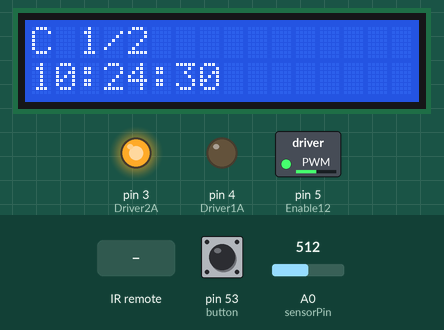
Simulated run of this sketch. Board: Arduino Mega 2560, built with avr-gcc and run on an emulated ATmega2560. Shown: 16×2 character LCD, switched loads named in the sketch (green lamp = pin HIGH), output pins drawn as LEDs (lit = HIGH). Inputs (shaded band) come from the test bench; at power-on: pin 53 (button) HIGH, A0 (sensorPin) = 512. The local clock reads 2024-03-15 10:24:30 at power-on unless the sketch sets it; what the sketch prints to the serial monitor is not drawn.

Above: at 1.2 s.
1.3 s: pin 53 (button) pulled LOW for 0.15 s
At 3.0 s:
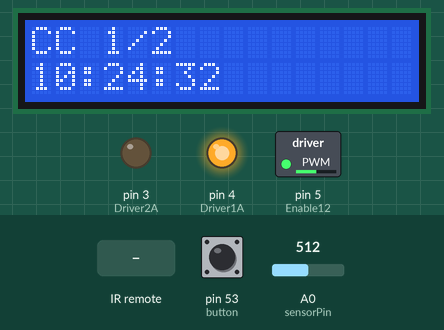
4.4 s: infrared code 0xFF02FD received
At 7.3 s:
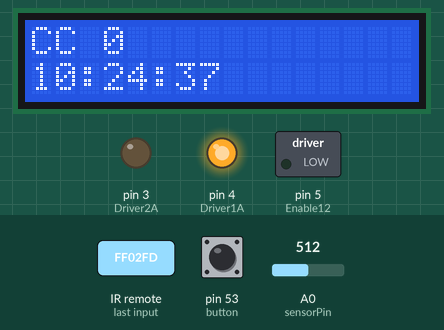
7.4 s: pin 53 (button) pulled LOW for 1 s
At 10.0 s:
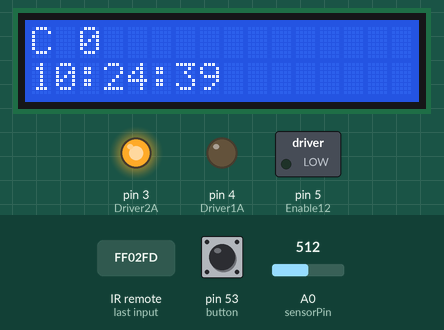
11.4 s: infrared code 0xFFC23D received
At 12.8 s:
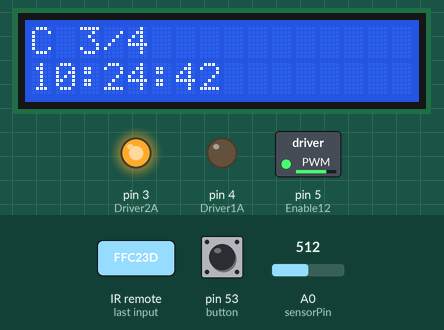
14.4 s: infrared code 0xFFC23D received
At 17.1 s:
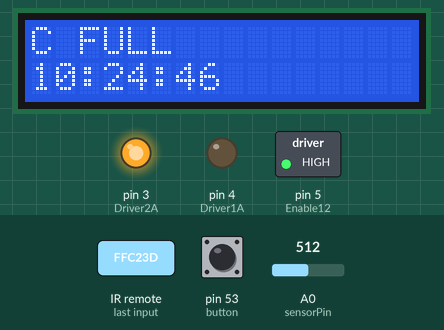
17.4 s: pin 53 (button) pulled LOW for 3.2 s
At 22.4 s:
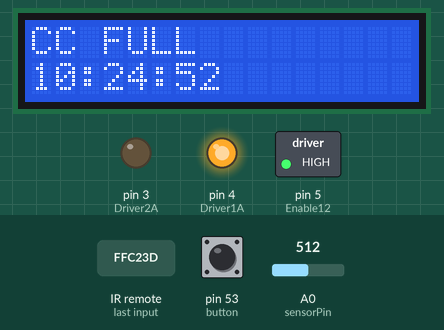
Timing chart, 0 to 23.9 s (numbered marks = the images above; inputs shaded):
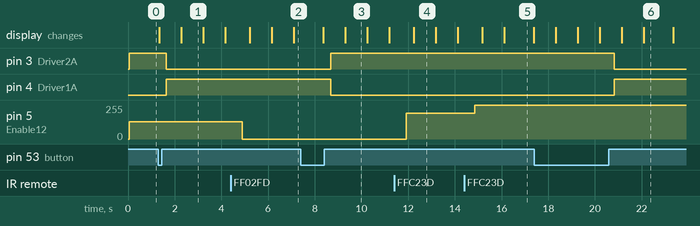

The sketch:

EECE_5520_Lab3.ino
```cpp
// EECEE 5250 Lab 3
// Patrick Holman
// 11/10/2024

#include <Wire.h>
#include <DS3231.h>
#include <LiquidCrystal.h>
#include "IRremote.h"
#include "arduinoFFT.h"

DS3231 clock;
RTCDateTime dt;

const int Enable12 = 5;  // PWM pin to L293D's EN12 (pin 1)
const int Driver1A = 4;  // To L293D's 1A (pin 2)
const int Driver2A = 3;  // To L293D's 2A (pin 7)
bool D1A = 0; // Initalize direction to clockwise
bool D2A = 1; // Initalize direction to clockwise
int speed_settings[4] = {0, 128, 192, 255};
int speed_index = 1;
int speed = speed_settings[speed_index]; // Initialize fan to full speed
int old_speed = speed_settings[speed_index]; // Use to store old speed for Play/Pause with remote
const int button = 53;
boolean lastButton = HIGH; // Initliaze as HIGH (unpressed)
boolean currentButton = HIGH; // Initliaze as HIGH (unpressed)
char DirectionDisplay[3] = "C"; // Use to display rotation direction
char SpeedDisplay[5]= ""; // Use to store speed for display

LiquidCrystal lcd(7, 8, 9, 10, 11, 12);
bool display = 1; // Initialize display flag to 1

const int sensorPin = A0;  // Sound sensor input
const int sampleRate = 1000; // Sample rate in Hz
const int samples = 128;    // Number of samples for FFT (must be a power of 2, 128, 256, 512, etc.)
ArduinoFFT< double > FFT = ArduinoFFT< double >();  // Create a FFT object
double vReal[samples];      // Real part
double vImag[samples];      // Imaginary part

const int receiver = 2;
IRrecv irrecv(receiver);     // create instance of 'irrecv'
decode_results results;      // create instance of 'decode_results'
bool setTimeFlag = 0;
int setTimeTemp[6] = {0, 0, 0, 0, 0, 0};
int setTime[3] = {0, 0, 0};
int setTimeIndex = 0;

void setup(){
  //---set pin direction
  pinMode(Enable12,OUTPUT);
  pinMode(Driver1A,OUTPUT);
  pinMode(Driver2A,OUTPUT);
  pinMode(button, INPUT_PULLUP);  //Set as input and use internal pullup
  Serial.begin(9600);

  Serial.println("Initialize RTC module");
  clock.begin();
  // clock.setDateTime(__DATE__, __TIME__);  Not retrieving date&time so that the time during compile isn't programmed on reset

  lcd.begin(16, 2);

  cli(); //Clear interrupt flag bit (disable interrupts)
  // 1hz interrupt for setting LCD display
  TCCR1A = 0; // clear TCCR1A
  TCCR1B = 0; // clear TCCR1B
  TCNT1  = 0; // Clear the 16 bit timer/counter (TCNT1H and TCNT1L)
  OCR1A = 15624; // set 16 bit output compare register to 1 second -> (16MHz / 1024prescalar) * 1second - 1 = 15624 bits
  TCCR1B |= (1 << WGM12); // Set bit 2 of WGM13:0 for CTC mode (Clear Timer on Compare Match)
  TCCR1B |= (1 << CS12) | (1 << CS10); // Set CS12 and CS10 for 1024 prescaler
  TIMSK1 |= (1 << OCIE1A); // Enable output compare A match interrupt
  sei();//Set interrupt flag bit (re-enable interrupts)

  irrecv.enableIRIn();
}

// 1Hz Interrupt Routine
ISR(TIMER1_COMPA_vect){
  display = 1; // Set display flag
}

// Motor Control Function
void motorCTRL(byte speed, bool D1A, bool D2A){
	analogWrite(Enable12,speed);  // PWM
	digitalWrite(Driver1A,D1A);   // Boolean
	digitalWrite(Driver2A,D2A);   // Boolean
}

//Debouncing function
boolean debounce(boolean last){
  boolean current = digitalRead(button); // Read current state of button
  if(last != current){ // Check if
    delay(5); // Delay for 5ms
    current = digitalRead(button); // Read current state of button again
  }
  return current; // Return current button state
}

void translateIR() {

  switch(results.value){

    case 0xFFE21D: // FUNC/STOP
      setTimeIndex = 0; // Reset TimeIndex counter
      setTimeFlag = 1; // Set flag to allow for setting time with remote control input
      Serial.println("Set time flag is set");
    break;

    case 0xFF02FD: // PLAY/PAUSE
      if (speed == 0){
        speed = old_speed;
      }
      else {
        old_speed = speed;
        speed = speed_settings[0];
      }
    break;

    case 0xFFC23D: // FAST FORWARD
      if (speed_index < 3){
        speed_index++;
        speed = speed_settings[speed_index];
      }
    break;

    case 0xFF22DD: // FAST BACK
      if (speed_index > 0){
        speed_index--;
        speed = speed_settings[speed_index];
      }
    break;

    case 0xFF6897:
      if (setTimeFlag){
        if (setTimeIndex < 6){
          setTimeTemp[setTimeIndex] = 0;
          setTimeIndex++;
        }
      }
    break;

    case 0xFF30CF:
      if (setTimeFlag){
        if (setTimeIndex < 6){
          setTimeTemp[setTimeIndex] = 1;
          setTimeIndex++;
        }
      }
    break;
    case 0xFF18E7:
      if (setTimeFlag){
        if (setTimeIndex < 6){
          setTimeTemp[setTimeIndex] = 2;
          setTimeIndex++;
        }
      }
    break;
    case 0xFF7A85:
      if (setTimeFlag){
        if (setTimeIndex < 6){
          setTimeTemp[setTimeIndex] = 3;
          setTimeIndex++;
        }
      }
    break;
    case 0xFF10EF:
      if (setTimeFlag){
        if (setTimeIndex < 6){
          setTimeTemp[setTimeIndex] = 4;
          setTimeIndex++;
        }
      }
    break;
    case 0xFF38C7:
      if (setTimeFlag){
        if (setTimeIndex < 6){
          setTimeTemp[setTimeIndex] = 5;
          setTimeIndex++;
        }
      }
    break;
    case 0xFF5AA5:
      if (setTimeFlag){
        if (setTimeIndex < 6){
          setTimeTemp[setTimeIndex] = 6;
          setTimeIndex++;
        }
      }
    break;
    case 0xFF42BD:
      if (setTimeFlag){
        if (setTimeIndex < 6){
          setTimeTemp[setTimeIndex] = 7;
          setTimeIndex++;
        }
      }
    break;
    case 0xFF4AB5:
      if (setTimeFlag){
        if (setTimeIndex < 6){
          setTimeTemp[setTimeIndex] = 8;
          setTimeIndex++;
        }
      }
    break;
    case 0xFF52AD:
      if (setTimeFlag){
        if (setTimeIndex < 6){
          setTimeTemp[setTimeIndex] = 9;
          setTimeIndex++;
        }
      }
    break;

  default:
    Serial.print(" other button   ");
    Serial.println(results.value);
  }
}

void loop() {

  motorCTRL(speed, D1A, D2A);

  // Check for Button Press
  currentButton = debounce(lastButton);
  if(lastButton == LOW && currentButton == HIGH){ // Button Press Detected
    motorCTRL(speed, D1A ^= 1, D2A ^= 1);
    if (D1A == 0){ // If clockwise
      DirectionDisplay[1] = '\0';
    }
    if (D1A == 1){ // If counter clockwise
      DirectionDisplay[1] = 'C';
    }
  }
  lastButton = currentButton;

  // Update display with 1 second interrupt
  if (display == 1) {

    dt = clock.getDateTime();
    lcd.setCursor(0,0);

    if (speed == 0){ // Find what speed to display on lcd
      SpeedDisplay[0] = '0';
      SpeedDisplay[1] = ' ';
      SpeedDisplay[2] = ' ';
      SpeedDisplay[3] = ' ';
    }
    if (speed == 128){
      SpeedDisplay[0] = '1';
      SpeedDisplay[1] = '/';
      SpeedDisplay[2] = '2';
      SpeedDisplay[3] = ' ';
    }
    if (speed == 192){
      SpeedDisplay[0] = '3';
      SpeedDisplay[1] = '/';
      SpeedDisplay[2] = '4';
      SpeedDisplay[3] = ' ';
    }
    if (speed == 255){
      SpeedDisplay[0] = 'F';
      SpeedDisplay[1] = 'U';
      SpeedDisplay[2] = 'L';
      SpeedDisplay[3] = 'L';
    }

    lcd.print(DirectionDisplay); lcd.print(" "); lcd.print(SpeedDisplay); lcd.print(" "); // Print blank character to prevent extra L in some cases
    // Set cursor to bottom row and print HH:MM:SS
    lcd.setCursor(0, 1);
    lcd.print(dt.hour < 10 ? "0" : ""); lcd.print(dt.hour);   lcd.print(":");
    lcd.print(dt.minute < 10 ? "0" : ""); lcd.print(dt.minute); lcd.print(":");
    lcd.print(dt.second < 10 ? "0" : ""); lcd.print(dt.second); lcd.print(" ");
    display = 0; // Clear display flag
  }

  // IR signal function
  if (irrecv.decode(&results)) // Check for IR signal
  {
    translateIR();
    delay(100);
    irrecv.resume(); // receive the next value
  }

  if (setTimeIndex == 6){
    setTime[0] = setTimeTemp[0]*10 + setTimeTemp[1];
    setTime[1] = setTimeTemp[2]*10 + setTimeTemp[3];
    setTime[2] = setTimeTemp[4]*10 + setTimeTemp[5];
    clock.setDateTime(2024, 11, 25,setTime[0],setTime[1],setTime[2]);
    setTimeIndex = 0;
    setTimeFlag = 0;
  }

  for (int i = 0; i < samples; i++) {
    vReal[i] = analogRead(sensorPin);  // Read analog input
    vImag[i] = 0;                      // Imaginary part is always 0 for FFT
    delayMicroseconds(1000000 / sampleRate);  // Wait to maintain the sample rate
  }

  // Perform the FFT analysis
  FFT.windowing(vReal, samples, FFT_WIN_TYP_HAMMING, FFT_FORWARD);  // Apply Hamming window
  FFT.compute(vReal, vImag, samples, FFT_FORWARD);  // Perform FFT

  // Find the peak frequency
  double peakFrequency = FFT.majorPeak(vReal, samples, sampleRate);
  if (peakFrequency >= 431 && peakFrequency <= 449) {  // A4
    Serial.println("Detected note: A4");
    if (speed_index < 3){
        speed_index++;
        speed = speed_settings[speed_index];
      }
  } else if (peakFrequency >= 257 && peakFrequency <= 267) {  // C4
    Serial.println("Detected note: C4");
    if (speed_index > 0){
        speed_index--;
        speed = speed_settings[speed_index];
      }
  }

}
```

Measured:
- after the input at 1.3 s, pin 3 (Driver2A): HIGH → LOW after 0.35 s; pin 4 (Driver1A): LOW → HIGH after 0.35 s; the display: first differs from a run without the input after 0.98 s (image 1)
- after the input at 4.4 s, pin 5 (Enable12): 128/255 → 0/255 after 0.49 s; the display: first changes after 0.81 s (image 2 shows a later state)
- after the input at 7.4 s, pin 3 (Driver2A): LOW → HIGH after 1.3 s; pin 4 (Driver1A): HIGH → LOW after 1.3 s; the display: first differs from a run without the input after 1.9 s (image 3)
- after the input at 11.4 s, pin 5 (Enable12): 0/255 → 192/255 after 0.52 s; the display: changes after 0.84 s (image 4)
- after the input at 14.4 s, pin 5 (Enable12): 192/255 → 255/255 after 0.45 s; the display: first changes after 0.77 s (image 5 shows a later state)
- after the input at 17.4 s, pin 3 (Driver2A): HIGH → LOW after 3.4 s; pin 4 (Driver1A): LOW → HIGH after 3.4 s; the display: first differs from a run without the input after 3.8 s (image 6 shows a later state)
- what the display in image 1 shows lasts 0.9 s, from 2.3 s to 3.2 s
